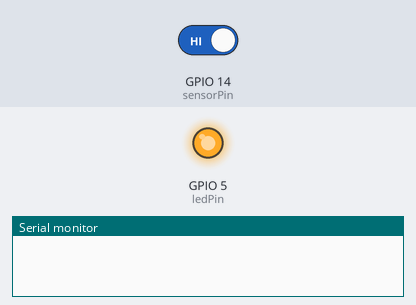
This sketch was run on a simulated ESP8266 (NodeMCU). On the bench: output pins drawn as LEDs (lit = HIGH), the last lines printed to the serial monitor. The inputs (shaded band) are chosen by the test bench; at power-on: GPIO 14 (sensorPin) HIGH.

Above: at 0.1 s.
At 0.6 s:
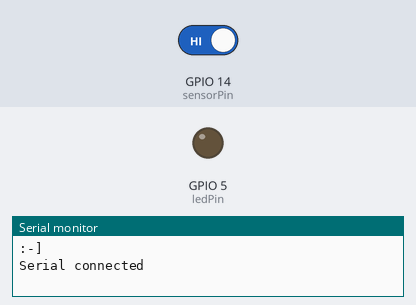
Timing chart, 0 to 2.1 s (numbered marks = the images above):
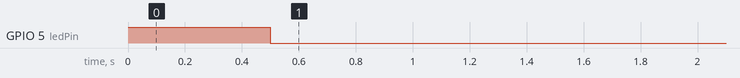

The sketch:

a3144_hallsensor.ino
```cpp
#include <Arduino.h>

const int ledPin = 5; // D1
const int sensorPin = 14; // D5
volatile int sensorState = LOW;
volatile unsigned long interruptTime = 0;
volatile bool on_state = false;

ICACHE_RAM_ATTR void handleInterrupt()
{
  sensorState = digitalRead(sensorPin);
  if (sensorState == LOW && on_state == false)
  {
      on_state = true;
      interruptTime = millis();
  }
}

void setup()
{
  pinMode(ledPin, OUTPUT);
  pinMode(sensorPin, INPUT);
  attachInterrupt(digitalPinToInterrupt(sensorPin), handleInterrupt, CHANGE);

  digitalWrite(ledPin, HIGH); // turn the LED off by making the voltage LOW
  Serial.begin(115200);

  while (!Serial); // wait for serial attach
  delay(500);

  digitalWrite(ledPin, LOW); // turn the LED on (HIGH is the voltage level)

  Serial.println(":-]");
  Serial.println("Serial connected");
}

void loop()
{
  if (on_state && millis() - interruptTime <= 500)
  {
    digitalWrite(ledPin, HIGH); // turn the LED on
  }
  else
  {
    on_state = false;
    digitalWrite(ledPin, LOW); // turn the LED off
  }
}
```
